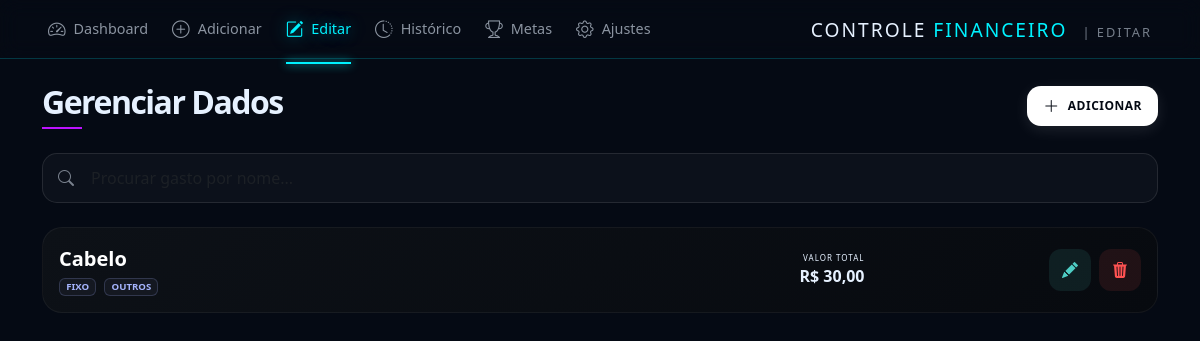
Page /editar on the earlier database version.
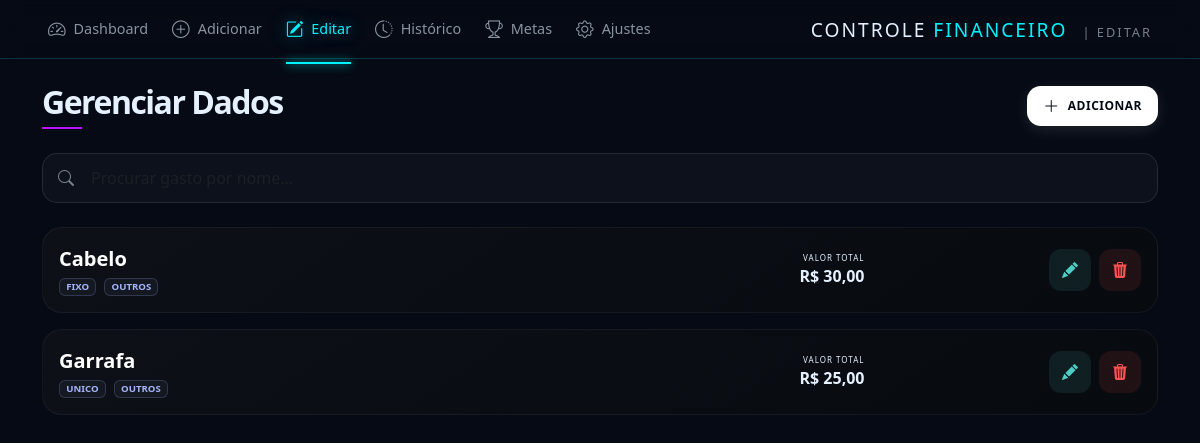
Same page on the later database version.
### app.py (models this page shows)
class Gasto(db.Model):
    id = db.Column(db.Integer, primary_key=True)
    nome = db.Column(db.String(100), nullable=False)
    categoria = db.Column(db.String(50), nullable=False)
    valor_total = db.Column(db.Float, nullable=False) # Valor da Reserva ou Total
    valor_mensal = db.Column(db.Float, nullable=False) # Valor da Parcela
    valor_gasto_real = db.Column(db.Float, default=0.0) # Quanto já usou do envelope
    total_parcelas = db.Column(db.Integer, default=1)
    parcelas_pagas = db.Column(db.Integer, default=0)
    parcelas_reservadas = db.Column(db.Integer, default=0) # Adicione esta linha
    falta_pagar = db.Column(db.Float)
    tipo = db.Column(db.String(20)) # 'Fixo', 'Parcelado' ou 'Unico'
    status = db.Column(db.String(20), default='Pendente')
    mes = db.Column(db.Integer)
    ano = db.Column(db.Integer)

### app.py (the view)
@app.route('/editar')
def editar():
    gastos = Gasto.query.all()
    return render_template('editar.html', gastos=gastos)

### templates/editar.html (shortened to what the changed rows need)
<!DOCTYPE html>
<html lang="pt-br">
<head>
    <link href="https://cdn.jsdelivr.net/npm/bootstrap@5.3.0/dist/css/bootstrap.min.css" rel="stylesheet">
    <link rel="stylesheet" href="https://cdn.jsdelivr.net/npm/bootstrap-icons@1.11.1/font/bootstrap-icons.css">
    <link rel="stylesheet" href="{{ url_for('static', filename='css/editar.css') }}">
</head>
<body>
    <header class="header-main px-5 py-3">
        <nav class="d-flex justify-content-between align-items-center">
            <div class="titulo-pagina text-end">
                <h2 class="m-0 tracking-widest text-uppercase h4">
                    Controle <span style="color: var(--accent-cyan)">Financeiro</span>
                    <small class="ms-2 opacity-50" style="font-size: 0.8rem;">| Editar</small>
                </h2>
            </div>
        </nav>
    </header>
    <div class="container py-4">
        <div class="d-flex justify-content-between align-items-center mb-4">
            <div>
                <h2 class="fw-bold mb-0" style="letter-spacing: -1.5px;">Gerenciar Dados</h2>
            </div>
        </div>
        <div class="row g-3" id="listaItens">
            {% for item in gastos %}
            <div class="col-12 item-card" data-nome="{{ item.nome.lower() }}">
                <div class="card-edit p-3">
                    <div class="row align-items-center">
                        <div class="col-6">
                            <strong class="d-block fs-5 text-white">{{ item.nome }}</strong>
                            <div class="d-flex gap-2 mt-1">
                                <span class="badge badge-info-custom">{{ item.tipo }}</span>
                                <span class="badge badge-info-custom">{{ item.categoria }}</span>
                            </div>
                        </div>
                        <div class="col-3 text-end">
                            <small class="d-block opacity-40 text-uppercase"
                                style="font-size: 0.5rem; letter-spacing: 1px;">Valor Total</small>
                            <span class="fw-bold">R$ {{ "{:,.2f}".format(item.valor_total).replace('.', ',') }}</span>
                        </div>
                        <div class="col-3 d-flex justify-content-end gap-2">
                            <button class="btn-circle btn-edit" onclick="abrirEdicao('{{ item.id }}')">
                                <i class="bi bi-pencil-fill"></i>
                            </button>
                            <button class="btn-circle btn-delete"
                                onclick="confirmarExclusao('{{ item.id }}', '{{ item.nome }}')">
                                <i class="bi bi-trash3-fill"></i>
                            </button>
                        </div>
                    </div>
                </div>
            </div>
            {% endfor %}
        </div>
    </div>
</body>
</html>

Differences in the rows shown:
added Gasto: nome "Garrafa", tipo "UNICO", categoria "OUTROS", valor_total "25,00"
